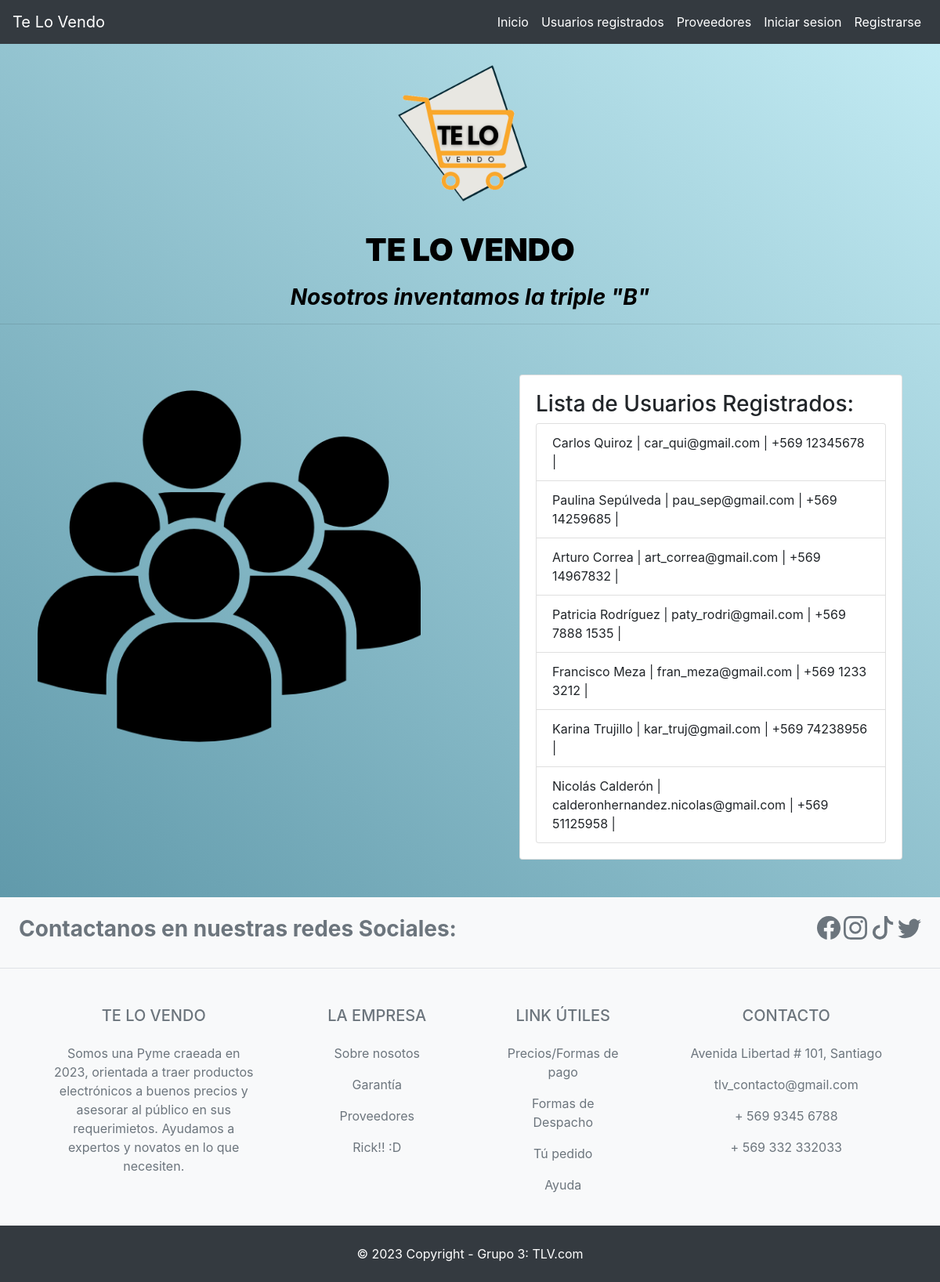
Screenshot of /usuarios/ with the database file from the repository.
### telovendoapp/models.py (models this page shows, shortened)
class Usuario(models.Model):
    nombre = models.CharField(max_length=100)
    apellido = models.CharField(max_length=100)
    correo = models.EmailField()
    telefono = models.CharField(max_length=20)
    dirección = models.CharField(max_length=100)
    Ciudad = models.CharField(max_length=100)

### telovendoapp/views.py (the view)
# urls.py: path('usuarios/', lista_usuarios, name='lista_usuarios'),
def lista_usuarios(request):
    usuarios = Usuario.objects.all()
    return render(request, 'usuarios.html', {'usuarios': usuarios})

### telovendoapp/templates/telovendoapp/usuarios.html
{% extends "base.html" %}
{% block content %}
<div class="row">
  <div class="col-md-6">
    {% block img %}
    {% load static %}
    <img class="p-5 img-fluid" src="{% static 'img/usuarios.png' %}" alt="imagen-izq-userList">
    {% endblock %}
  </div>
  <div class="col-md-6">
    {% block lista_usuarios %}
    <div class="card text-left m-5 rounded-6">
      <div class="card-body rounded-6">
        <h3>Lista de Usuarios Registrados:</h3>
        <ul class="list-group">
          {% for usuario in usuarios %}
          <li class="list-group-item">
            {{ usuario.nombre }} {{ usuario.apellido }} | {{ usuario.correo }} | {{ usuario.telefono }} | {{ usuario.direccion }}
          </li>
          {% endfor %}
        </ul>
      </div>
    </div>
    {% endblock %}
  </div>
</div>
{% endblock %}

### telovendoapp/templates/base.html (shortened to what this page needs)
{% load static %}
<!DOCTYPE html>
<html lang="es">
<head>
    <link href="{% static  'style.css' %}" rel="stylesheet">
    <link rel="stylesheet" href="https://stackpath.bootstrapcdn.com/bootstrap/4.5.2/css/bootstrap.min.css">
</head>
<body id="fondo">
    {% block header%}
    {% load static%}
    <div class="container">
        <a href="{% url 'telovendo' %}"><img id="logo" src="{% static 'img/logo.png' %}" alt="logo" width="500"
                height="500"></a>
    </div>
    <h1 id="titulo_logo"><b>TE LO VENDO</b></h1>
    <h3 id="titulo_logo"> <em>Nosotros inventamos la triple "B"</em></h3>
    <hr>
    {% endblock%}
    {% block navbar%}
    <nav class="navbar navbar-expand-lg navbar-dark bg-dark fixed-top">
        <a class="navbar-brand" href="{% url 'telovendo' %}">Te Lo Vendo</a>
        <div class="collapse navbar-collapse" id="navbarNav">
            <ul class="navbar-nav ml-auto">
                <li class="nav-item active">
                    <a class="nav-link" href="{% url 'telovendo' %}">Inicio</a>
                </li>
                <li class="nav-item active">
                    <a class="nav-link" href="{% url 'lista_usuarios' %}">Usuarios registrados</a>
                </li>
                <li class="nav-item active">
                    <a class="nav-link" href="{% url 'registro_proveedores' %}">Proveedores</a>
                </li>
                <li class="nav-item active">
                    <a class="nav-link" href="{% url 'login' %}">Iniciar sesion</a>
                <li class="nav-item active">
                    <a class="nav-link" href="{% url 'register' %}">Registrarse</a>
                </li>
            </ul>
        </div>
    </nav>
    {% endblock %}
    {% block content %}{% endblock%}
    {% block footer %}
    <footer class="text-center text-lg-start bg-light text-muted">
        <section class="d-flex justify-content-center justify-content-lg-between p-4 border-bottom">
            <div class="h3 me-5 d-none d-lg-block">
                <span><b>Contactanos en nuestras redes Sociales:</b></span>
            </div>
            <div>
                <a href="https://www.facebook.com/" class="me-4 text-reset">
                </a>
                <a href="https://www.instagram.com/" class="me-4 text-reset">
                </a>
                <a href="https://www.tiktok.com/es/" class="me-4 text-reset">
                    <svg xmlns="http://www.w3.org/2000/svg" width="30" height="30" fill="currentColor"
                        class="bi bi-tiktok me-5" viewBox="0 0 16 16">
                        <path
                            d="M9 0h1.98c.144.715.54 1.617 1.235 2.512C12.895 3.389 13.797 4 15 4v2c-1.753 0-3.07-.814-4-1.829V11a5 5 0 1 1-5-5v2a3 3 0 1 0 3 3V0Z" />
                    </svg>
                </a>
                <a href="https://twitter.com/" class="me-4 text-reset">
                </a>
            </div>
        </section>
        <section class="">
            <div class="container text-center text-md-start mt-5">
                <div class="row mt-3">
                    <div class="col-md-3 col-lg-4 col-xl-3 mx-auto mb-4">
                        <h5 class="text-uppercase fw-bold mb-4">
                            Te Lo Vendo
                        </h5>
                        <p>
                            Somos una Pyme craeada en 2023, orientada a traer productos electrónicos a
                            buenos precios y asesorar al público en sus requerimietos. Ayudamos a expertos
                            y novatos en lo que necesiten.
                        </p>
                    </div>
                    <div class="col-md-2 col-lg-2 col-xl-2 mx-auto mb-4">
                        <h5 class="text-uppercase fw-bold mb-4">
                            La Empresa
                        </h5>
                        <p>
                            <a href="#!" class="text-reset">Sobre nosotos</a>
                        </p>
                        <p>
                            <a href="#!" class="text-reset">Garantía</a>
                        </p>
                        <p>
                            <a href="#!" class="text-reset">Proveedores</a>
                        </p>
                        <p>
                            <a href="https://www.youtube.com/watch?v=dQw4w9WgXcQ" class="text-reset">Rick!! :D</a>
                        </p>
                    </div>
                    <div class="col-md-3 col-lg-2 col-xl-2 mx-auto mb-4">
                        <h5 class="text-uppercase fw-bold mb-4">
                            Link Útiles
                        </h5>
                        <p>
                            <a href="#!" class="text-reset">Precios/Formas de pago</a>
                        </p>
                        <p>
                            <a href="#!" class="text-reset">Formas de Despacho</a>
                        </p>
                        <p>
                            <a href="#!" class="text-reset">Tú pedido</a>
                        </p>
                        <p>
                            <a href="#!" class="text-reset">Ayuda</a>
                        </p>
                    </div>
                    <div class="col-md-4 col-lg-3 col-xl-3 mx-auto mb-md-0 mb-4">
                        <h5 class="text-uppercase fw-bold mb-4">Contacto</h5>
                        <p> Avenida Libertad # 101, Santiago</p>
                        <p>
                            tlv_contacto@gmail.com
                        </p>
                        <p> + 569 9345 6788</p>
                        <p> + 569 332 332033</p>
                    </div>
                </div>
            </div>
        </section>
        <div class="text-center fw-bold p-4 bg-dark text-white">
            © 2023 Copyright - Grupo 3: TLV.com
        </div>
    </footer>
    {% endblock %}
</body>
</html>

### telovendoapp/static/style.css (style rules this page uses)
#fondo { background: linear-gradient(220.55deg, #C5EDF5 0%, #4A879A 100%); text-decoration-color: black; }
#logo { padding-top: 75px; width: 200px; height: auto; margin: auto; display: block; }
#titulo_logo { color: rgb(0, 0, 0); font-weight: bolder; margin-top: 20px; text-align: center; }

### rows the page displays
Usuario: nombre "Carlos", apellido "Quiroz", correo "car_qui@gmail.com", telefono "+569 12345678"
Usuario: nombre "Paulina", apellido "Sepúlveda", correo "pau_sep@gmail.com", telefono "+569 14259685"
Usuario: nombre "Arturo", apellido "Correa", correo "art_correa@gmail.com", telefono "+569 14967832"
Usuario: nombre "Patricia", apellido "Rodríguez", correo "paty_rodri@gmail.com", telefono "+569 7888 1535"
Usuario: nombre "Francisco", apellido "Meza", correo "fran_meza@gmail.com", telefono "+569 1233 3212"
Usuario: nombre "Karina", apellido "Trujillo", correo "kar_truj@gmail.com", telefono "+569 74238956"
Usuario: nombre "Nicolás", apellido "Calderón", correo "calderonhernandez.nicolas@gmail.com", telefono "+569 51125958"
